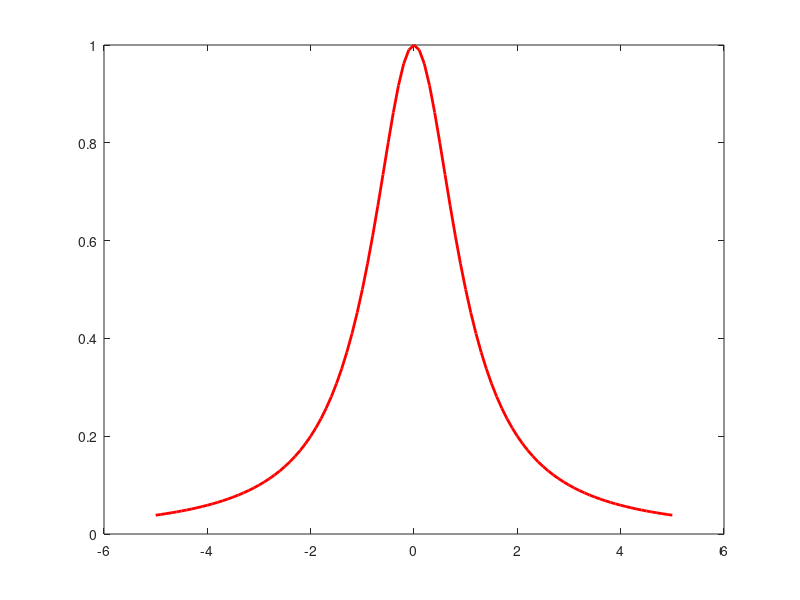

Reproduce this figure in MATLAB. (Note: this script raises an error after producing the figure.)
clc;

f = @(x) 1 ./ (1 + x.^2);

D = 5; % -d is the start point, d the end point.
NUM_OF_POINTS = [2 4 6 8 10];

sin_x = [-D:.1:D];
sin_y = f(sin_x);
figure(3); clf;
plot(sin_x, sin_y, 'r', 'LineWidth', 2); 
hold on;

color = 0;

error_x = linspace(-d, d, 1000);

for i = 1:length(NUM_OF_POINTS)
    
    color = color + 0.2;

    data = linspace(-d, d, NUM_OF_POINTS(i));

    [interpol_data_y, coeffs] = ...
        f_2_interpol(data, f(data), sin_x, 'newton');

    plot(sin_x, interpol_data_y, ... 
        '--', ...
        'Color', [color, color, 1 - color], ...
        'LineWidth', 1.5);
        
    max_error(i) = max(abs(f(error_x) - f_2_interpol(data, f(data), error_x, 'newton')));
end

hold off;

title('Approximation of \frac{1}{1 + x^2} through Newtons method', 'interpreter', 'latex');
legend('\frac{1}{1 + x^2}', '2 points', '4 points', '6 points', '8 points', ...
    '10 points', 'Location', 'SouthWest');

print('../plots/assignment3/ex1c1.png', '-dpng');

figure(4); clf;
semilogy(NUM_OF_POINTS, max_error);
title('Error of the approximation on log scale');
xlabel('Number of equidistant data points');
ylabel('Absolute value of the error on log scale log(Error)')
set(get(gca,'YLabel'),'Rotation',90);

print('../plots/assignment3/ex1c2.png', '-dpng');